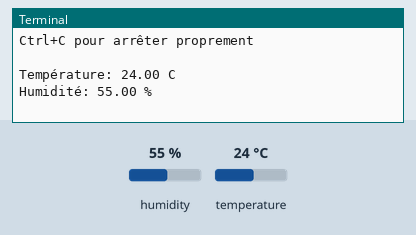
This program was run on a simulated Raspberry Pi (BCM pin numbers). Parts: the last lines printed to the terminal. The inputs (shaded band) are chosen by the test bench; at power-on: humidity 55 %, temperature 24 °C. The clock reads 2024-03-15 10:24:30 at power-on unless the program sets it; files the program writes start out absent; library files of the repository ran but are not shown: aht20_sensor.py.

Above: at 1.2 s.
1.3 s: humidity set to 22 %
At 5.9 s:
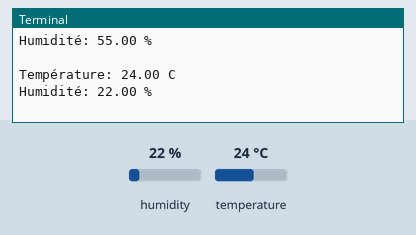
7.3 s: temperature set to 12 °C
At 11.0 s:
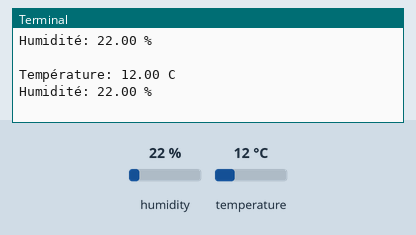
13.3 s: humidity set to 40 %
At 16.0 s:
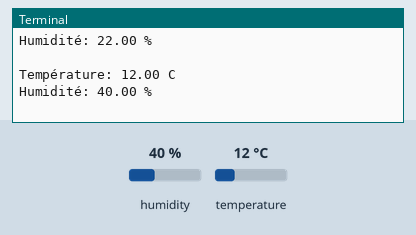
Timing chart, 0 to 17.5 s (numbered marks = the images above; inputs shaded):
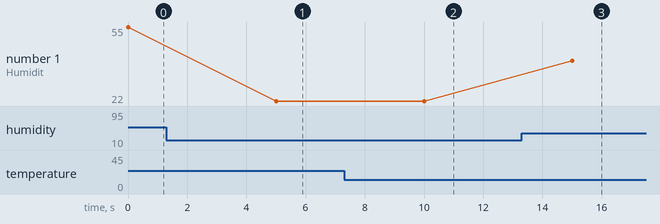

Measured:
- after the input at 1.3 s, the terminal: prints a new line after 3.7 s (image 1)
- after the input at 7.3 s, the terminal: prints a new line after 2.7 s (image 2)
- after the input at 13.3 s, the terminal: prints a new line after 1.7 s (image 3)
- plotted number 1: 55 → 22 after the input at 1.3 s, 22 → 40 after the input at 13.3 s

The program:

main.py
```python
# /// script
# requires-python = ">=3.11"
# dependencies = ["adafruit-circuitpython-ahtx0", "adafruit-blinka", "RPi.GPIO"]
# ///
"""
Station météo basique avec capteur AHT20
Version minimale - À améliorer par les étudiants

LACUNES INTENTIONNELLES :
1. Pas de gestion d'erreurs si le capteur se déconnecte
2. Pas de validation des plages de valeurs
3. Affichage brut sans formatage ni unités claires
4. Pas d'horodatage des mesures
5. Fréquence codée en dur (pas configurable)
6. Pas de gestion de Ctrl+C propre
7. Code monolithique (difficile d'ajouter des capteurs)
8. Documentation minimale
"""
import time
from utils.csv_logger import CSVDataLogger
from sensors.aht20_sensor import (
    init_sensor,
    read_temperature,
    read_humidity,
    SensorConnectionError,
    SensorReadError,
)

def main():
    """Point d'entrée principal de la station météo."""
    print("Station météo - AHT20")
    print("Journalisation CSV activée")
    print("Gestion d'erreurs activée")
    print("Ctrl+C pour arrêter proprement")
    print()

    try:
        sensor = init_sensor()
    except SensorConnectionError as exc:
        print(f"Erreur d'initialisation: {exc}")
        return

    logger = CSVDataLogger(data_dir="data")

    try:
        while True:
            try:
                temperature = read_temperature(sensor)
                humidity = read_humidity(sensor)

                print(f"Température: {temperature:.2f} C")
                print(f"Humidité: {humidity:.2f} %")
                print()

                logger.log_data(temperature, humidity)

            except SensorReadError as exc:
                print(f"Erreur de lecture: {exc}")
                print("Nouvelle tentative dans 5 secondes...\n")

            time.sleep(5)

    except KeyboardInterrupt:
        print("\nArrêt propre demandé par l'utilisateur.")


if __name__ == "__main__":
    main()
```

csv_logger.py
```python
from __future__ import annotations

import csv
from datetime import datetime
from pathlib import Path


class CSVDataLogger:
    """Journalise les mesures météo dans un fichier CSV."""

    def __init__(self, data_dir: str = "data") -> None:
        self.data_dir = Path(data_dir)
        self.data_dir.mkdir(exist_ok=True)
        self.file_path = self.data_dir / f"meteo_data_{datetime.now():%Y-%m-%d}.csv"

        if not self.file_path.exists():
            with open(self.file_path, "w", newline="", encoding="utf-8") as file:
                writer = csv.writer(file)
                writer.writerow(["timestamp", "temperature_c", "humidity_percent"])

    def log_data(self, temperature: float, humidity: float) -> None:
        """Ajoute une mesure au fichier CSV."""
        with open(self.file_path, "a", newline="", encoding="utf-8") as file:
            writer = csv.writer(file)
            writer.writerow([
                datetime.now().isoformat(timespec="seconds"),
                f"{temperature:.2f}",
                f"{humidity:.2f}",
            ])
```
